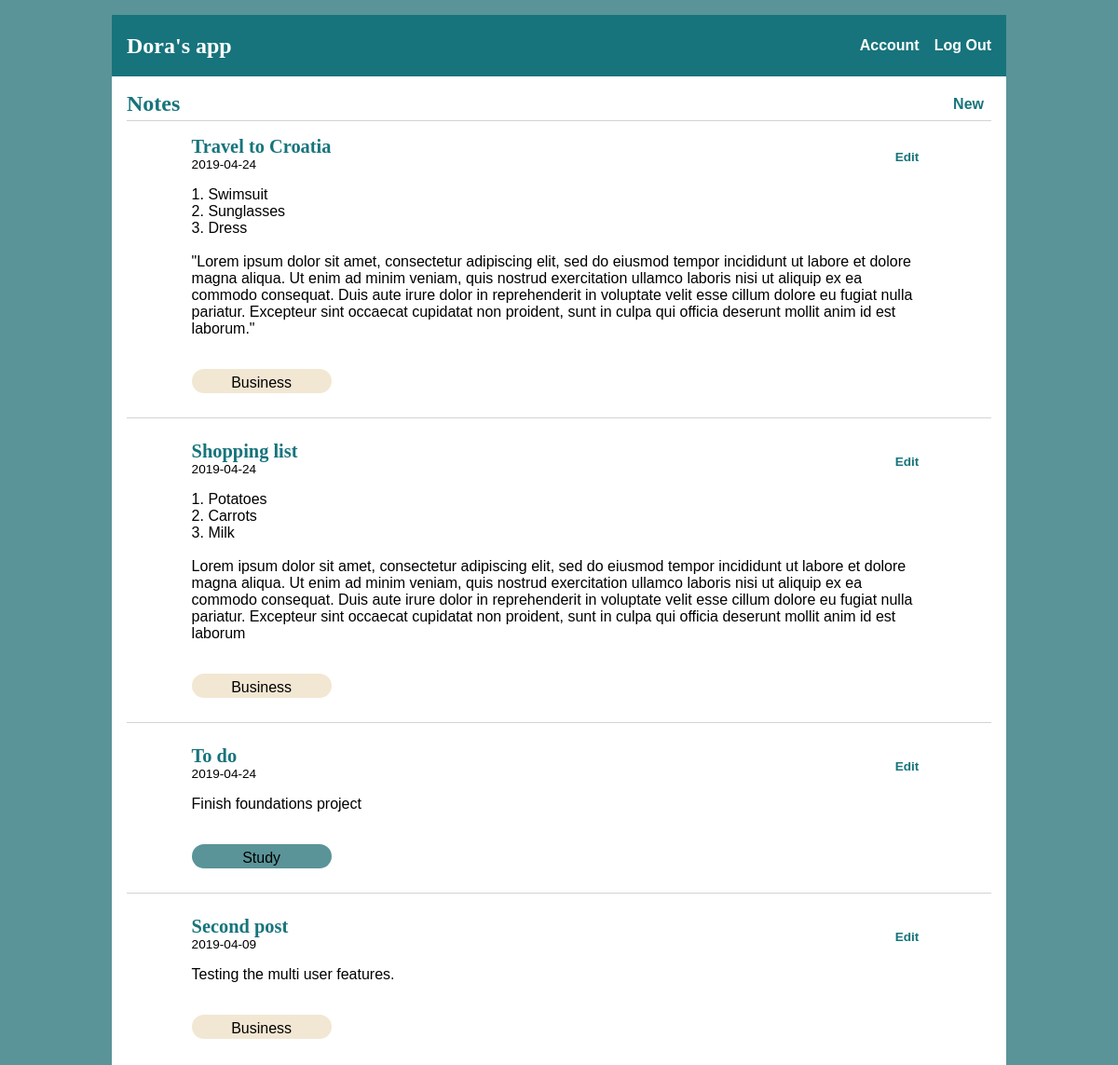
The app's page / (signed in) with its own data.
### tables this page shows
CREATE TABLE "post" (
	"id"	INTEGER PRIMARY KEY AUTOINCREMENT,
	"author_id"	INTEGER NOT NULL,
	"created"	TIMESTAMP NOT NULL DEFAULT CURRENT_TIMESTAMP,
	"title"	TEXT NOT NULL,
	"body"	TEXT NOT NULL,
	"category_id"	INTEGER,
	FOREIGN KEY("author_id") REFERENCES "user"("id") ON DELETE CASCADE,
	FOREIGN KEY("category_id") REFERENCES "category"("id") ON DELETE RESTRICT
);

CREATE TABLE category (
  id INTEGER PRIMARY KEY AUTOINCREMENT,
  title TEXT NOT NULL,
  color TEXT NOT NULL
);

### flaskr/blog.py (the view)
@bp.route('/')
@login_required #added
def index():
    db = get_db()
    posts = db.execute(
        'SELECT p.id, p.title AS p_title, p.body, p.created, p.author_id, u.username, p.category_id, c.title AS c_title, c.color '
        ' FROM post p '
        ' JOIN user u ON p.author_id = u.id'
        ' JOIN category c ON p.category_id = c.id'
        ' WHERE username="{}"'
        ' ORDER BY created DESC'.format(session['username'])
    ).fetchall()
    print(posts, file=sys.stdout)
    return render_template('blog/index.html', posts=posts)

### flaskr/auth.py (called while the page is built)
@bp.before_app_request
def load_logged_in_user():
    user_id = session.get('user_id')
    if user_id is None:
        g.user = None
    else:
        g.user = get_db().execute(
            'SELECT * FROM user WHERE id = ?', (user_id,)
        ).fetchone()

def login_required(view):
    @functools.wraps(view)
    def wrapped_view(**kwargs):
        if g.user is None:
            return redirect(url_for('auth.login'))
        return view(**kwargs)
    return wrapped_view

### flaskr/db.py (called while the page is built)
def get_db():
    if 'db' not in g:
        g.db = sqlite3.connect(
            current_app.config['DATABASE'],
            detect_types=sqlite3.PARSE_DECLTYPES
        )
        g.db.row_factory = sqlite3.Row
        g.db.execute('PRAGMA foreign_keys=on')
    return g.db

### flaskr/templates/blog/index.html
{% extends 'base.html' %}
{% block header %}
  <h1>{% block title %}Notes{% endblock %}</h1>
  {% if g.user %}
    <a class="action" href="{{ url_for('blog.create') }}">New</a>
  {% endif %}
{% endblock %}
{% block content %}
  {% for post in posts %}
    <article class="post">
      <header>
        <div>
          <h1>{{ post['p_title'] }}</h1>
          <div class="about">{{ post['created'].strftime('%Y-%m-%d') }}</div>
        </div>
        {% if g.user['id'] == post['author_id'] %}
          <a class="action" href="{{ url_for('blog.update', id=post['id']) }}">Edit</a>
        {% endif %}
      </header>
      <p class="body">{{ post['body'] }}</p>
      <br>
     <div class="category" style="background-color:{{post['color']}}"> {{ post['c_title'] }}</div>
     <br>
    </article>
    {% if not loop.last %}
      <hr>
    {% endif %}
  {% endfor %}
{% endblock %}

### flaskr/templates/base.html (shortened to what this page needs)
<!doctype html>
<link rel="stylesheet" href="{{ url_for('static', filename='style.css') }}">
<nav>
  <h1><a href="{{ url_for('index') }}">Dora's app</a></h1>
  <ul>
    {% if g.user %}
      <li><a href="{{ url_for('account.account_overview') }}">Account</a>
      <li><a href="{{ url_for('auth.logout') }}">Log Out</a>
    {% else %}
      <li><a href="{{ url_for('auth.register') }}">Register</a>
      <li><a href="{{ url_for('auth.login') }}">Log In</a>
    {% endif %}
  </ul>
</nav>
<section class="content">
  <header>
    {% block header %}{% endblock %}
  </header>
  {% block content %}{% endblock %}
</section>

### flaskr/static/style.css (style rules this page uses)
h1 { font-family: serif; color: #17747C; margin: 1rem 0; }
a { color: #FFF; font-weight:bold; text-decoration:none; }
hr { border: none; border-top: 1px solid lightgray; }
nav { background: #17747C; display: flex; align-items: center; padding: 0 0.5rem; }
nav h1 { flex: auto; margin: 0; }
nav h1 a { text-decoration: none; padding: 0.25rem 0.5rem; }
nav ul { display: flex; list-style: none; padding: 0; }
nav ul li a, nav ul li span, header .action { display: block; padding: 0.5rem; }
.category { width: 150px; height: 20px; text-align: center; vertical-align: middle; padding-top:6px; border-radius: 15px; color:black; }
.content { padding: 0 1rem 1rem; }
.content > header { border-bottom: 1px solid lightgray; display: flex; align-items: flex-end; }
.content > header h1 { flex: auto; margin: 1rem 0 0.25rem 0; }
.post { width: 85%; margin:0 auto; }
.post > header { display: flex; align-items: flex-end; font-size: 0.85em; }
.post > header > div:first-of-type { flex: auto; }
.post > header h1 { font-size: 1.5em; margin-bottom: 0; }
.post .body { white-space: pre-line; }
.content:last-child { margin-bottom: 0; }
.action { color:#17747C;; }

### records on screen
post: p_title "Travel to Croatia", created "2019-04-24", body "1. Swimsuit 2. Sunglasses 3. Dress \"Lorem ipsum dolor sit amet, consectetur adipiscing elit, sed do eiusmod tempor incididunt ut labore et dolore magna aliqua. Ut enim ad minim veniam, quis nostrud exercitation ullamco laboris nisi ut aliquip ex ea commodo consequat. Duis aute irure dolor in reprehenderit in voluptate velit esse cillum dolore eu fugiat nulla pariatur. Excepteur sint occaecat cupidatat non proident, sunt in culpa qui officia deserunt mollit anim id est laborum.\"", c_title "Business"
post: p_title "Shopping list", created "2019-04-24", body "1. Potatoes 2. Carrots 3. Milk Lorem ipsum dolor sit amet, consectetur adipiscing elit, sed do eiusmod tempor incididunt ut labore et dolore magna aliqua. Ut enim ad minim veniam, quis nostrud exercitation ullamco laboris nisi ut aliquip ex ea commodo consequat. Duis aute irure dolor in reprehenderit in voluptate velit esse cillum dolore eu fugiat nulla pariatur. Excepteur sint occaecat cupidatat non proident, sunt in culpa qui officia deserunt mollit anim id est laborum", c_title "Business"
post: p_title "To do", created "2019-04-24", body "Finish foundations project", c_title "Study"
post: p_title "Second post", created "2019-04-09", body "Testing the multi user features.", c_title "Business"
